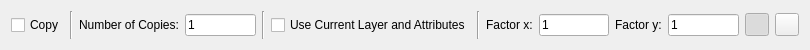
<?xml version="1.0" encoding="UTF-8"?>
<ui version="4.0">
 <class>Scale</class>
 <widget class="QWidget" name="Scale">
  <property name="geometry">
   <rect>
    <x>0</x>
    <y>0</y>
    <width>810</width>
    <height>50</height>
   </rect>
  </property>
  <layout class="QHBoxLayout" name="horizontalLayout">
   <item>
    <widget class="QCheckBox" name="Copy">
     <property name="text">
      <string>Copy</string>
     </property>
    </widget>
   </item>
   <item>
    <widget class="Line" name="line">
     <property name="orientation">
      <enum>Qt::Vertical</enum>
     </property>
    </widget>
   </item>
   <item>
    <widget class="QLabel" name="LabelNumberOfCopies">
     <property name="text">
      <string>Number of Copies:</string>
     </property>
     <property name="buddy">
      <cstring>NumberOfCopies</cstring>
     </property>
    </widget>
   </item>
   <item>
    <widget class="RMathLineEdit" name="NumberOfCopies">
     <property name="text">
      <string notr="true">1</string>
     </property>
     <property name="angle" stdset="0">
      <bool>false</bool>
     </property>
     <property name="integer" stdset="0">
      <bool>true</bool>
     </property>
     <property name="defaultUnit" stdset="0">
      <number>0</number>
     </property>
    </widget>
   </item>
   <item>
    <widget class="Line" name="line_2">
     <property name="orientation">
      <enum>Qt::Vertical</enum>
     </property>
    </widget>
   </item>
   <item>
    <widget class="QCheckBox" name="UseCurrentAttributes">
     <property name="text">
      <string>Use Current Layer and Attributes</string>
     </property>
    </widget>
   </item>
   <item>
    <widget class="Line" name="line_3">
     <property name="orientation">
      <enum>Qt::Vertical</enum>
     </property>
    </widget>
   </item>
   <item>
    <widget class="QLabel" name="FactorX_Label">
     <property name="text">
      <string>Factor x:</string>
     </property>
     <property name="buddy">
      <cstring>FactorX</cstring>
     </property>
    </widget>
   </item>
   <item>
    <widget class="RMathLineEdit" name="FactorX">
     <property name="text">
      <string>1</string>
     </property>
    </widget>
   </item>
   <item>
    <widget class="QLabel" name="FactorY_Label">
     <property name="text">
      <string>Factor y:</string>
     </property>
     <property name="buddy">
      <cstring>FactorY</cstring>
     </property>
    </widget>
   </item>
   <item>
    <widget class="RMathLineEdit" name="FactorY">
     <property name="text">
      <string>1</string>
     </property>
    </widget>
   </item>
   <item>
    <widget class="QToolButton" name="KeepProportions">
     <property name="toolTip">
      <string>Proportional</string>
     </property>
     <property name="icon">
      <iconset>
       <normaloff>KeepProportionsOnSq.svg</normaloff>KeepProportionsOnSq.svg</iconset>
     </property>
     <property name="checkable">
      <bool>true</bool>
     </property>
     <property name="checked">
      <bool>true</bool>
     </property>
    </widget>
   </item>
   <item>
    <widget class="QToolButton" name="FactorByMouse">
     <property name="toolTip">
      <string>Define factor using mouse cursor</string>
     </property>
     <property name="icon">
      <iconset>
       <normaloff>ByMouseSq.svg</normaloff>ByMouseSq.svg</iconset>
     </property>
     <property name="checkable">
      <bool>true</bool>
     </property>
    </widget>
   </item>
  </layout>
 </widget>
 <customwidgets>
  <customwidget>
   <class>RMathLineEdit</class>
   <extends>QLineEdit</extends>
   <header>RMathLineEdit.h</header>
  </customwidget>
 </customwidgets>
 <resources/>
 <connections>
  <connection>
   <sender>KeepProportions</sender>
   <signal>toggled(bool)</signal>
   <receiver>FactorY</receiver>
   <slot>setDisabled(bool)</slot>
   <hints>
    <hint type="sourcelabel">
     <x>754</x>
     <y>24</y>
    </hint>
    <hint type="destinationlabel">
     <x>709</x>
     <y>24</y>
    </hint>
   </hints>
  </connection>
  <connection>
   <sender>KeepProportions</sender>
   <signal>toggled(bool)</signal>
   <receiver>FactorY_Label</receiver>
   <slot>setDisabled(bool)</slot>
   <hints>
    <hint type="sourcelabel">
     <x>754</x>
     <y>24</y>
    </hint>
    <hint type="destinationlabel">
     <x>652</x>
     <y>24</y>
    </hint>
   </hints>
  </connection>
  <connection>
   <sender>FactorByMouse</sender>
   <signal>toggled(bool)</signal>
   <receiver>FactorX</receiver>
   <slot>setDisabled(bool)</slot>
   <hints>
    <hint type="sourcelabel">
     <x>788</x>
     <y>24</y>
    </hint>
    <hint type="destinationlabel">
     <x>593</x>
     <y>24</y>
    </hint>
   </hints>
  </connection>
  <connection>
   <sender>FactorByMouse</sender>
   <signal>toggled(bool)</signal>
   <receiver>FactorX_Label</receiver>
   <slot>setDisabled(bool)</slot>
   <hints>
    <hint type="sourcelabel">
     <x>788</x>
     <y>24</y>
    </hint>
    <hint type="destinationlabel">
     <x>535</x>
     <y>24</y>
    </hint>
   </hints>
  </connection>
  <connection>
   <sender>FactorByMouse</sender>
   <signal>toggled(bool)</signal>
   <receiver>FactorY</receiver>
   <slot>setDisabled(bool)</slot>
   <hints>
    <hint type="sourcelabel">
     <x>788</x>
     <y>24</y>
    </hint>
    <hint type="destinationlabel">
     <x>709</x>
     <y>24</y>
    </hint>
   </hints>
  </connection>
  <connection>
   <sender>FactorByMouse</sender>
   <signal>toggled(bool)</signal>
   <receiver>FactorY_Label</receiver>
   <slot>setDisabled(bool)</slot>
   <hints>
    <hint type="sourcelabel">
     <x>788</x>
     <y>24</y>
    </hint>
    <hint type="destinationlabel">
     <x>652</x>
     <y>24</y>
    </hint>
   </hints>
  </connection>
  <connection>
   <sender>FactorByMouse</sender>
   <signal>toggled(bool)</signal>
   <receiver>KeepProportions</receiver>
   <slot>setDisabled(bool)</slot>
   <hints>
    <hint type="sourcelabel">
     <x>788</x>
     <y>24</y>
    </hint>
    <hint type="destinationlabel">
     <x>754</x>
     <y>24</y>
    </hint>
   </hints>
  </connection>
 </connections>
</ui>
